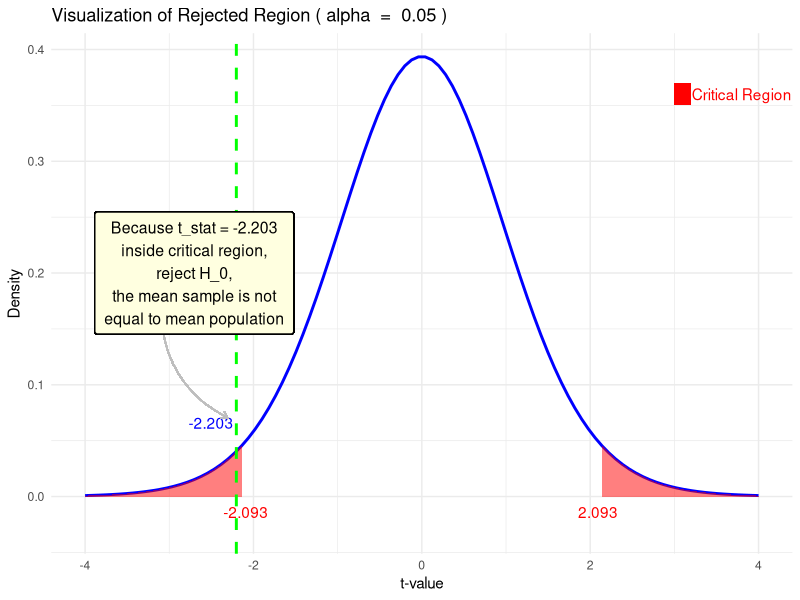

The R script that drew this image:
# Load necessary libraries
library(ggplot2)

# Step 1: Set up parameters
alpha <- 0.05
data <- c(9, 8.5, 7.6, 9.8, 10.5, 11.8, 10.9, 9.5, 7.6, 7.8, 8.7, 9.2, 10.6, 10, 11, 11.5, 7.5, 8.6, 7.8, 8.5)
mu <- 10

# Step 2: Perform the one-sample t-test
t_test_result <- t.test(data, mu = mu)

# Step 3: View the t-value
t_value <- t_test_result$statistic
hyp_mode <- "two-sided" # options: "two-sided", "left", "right"

# Step 4: Calculate degrees of freedom
df <- length(data) - 1

# Step 5: Generate the t-distribution data frame
x <- seq(-4, 4, length = 100)
y <- dt(x, df)
t_dist_data <- data.frame(x = x, y = y)

# Step 6: Create the base ggplot
p <- ggplot(t_dist_data, aes(x = x, y = y)) +
  geom_line(size = 1, color = "blue") +
  labs(title = paste("Visualization of Rejected Region (", expression(alpha), " = ", alpha, ")"), y = "Density", x = "t-value") +
  theme_minimal()

# Step 7: Add shaded regions based on hypothesis mode
if (hyp_mode == "two-sided") {
  critical_value <- qt(1 - alpha / 2, df)

  p <- p +
    geom_area(
      data = subset(t_dist_data, x >= critical_value),
      aes(y = y), fill = "red", alpha = 0.5
    ) +
    geom_area(
      data = subset(t_dist_data, x <= -critical_value),
      aes(y = y), fill = "red", alpha = 0.5
    )
} else if (hyp_mode == "left") {
  critical_value <- qt(alpha, df)

  p <- p +
    geom_area(
      data = subset(t_dist_data, x <= critical_value),
      aes(y = y), fill = "red", alpha = 0.5
    )
} else if (hyp_mode == "right") {
  critical_value <- qt(1 - alpha, df)

  p <- p +
    geom_area(
      data = subset(t_dist_data, x >= critical_value),
      aes(y = y), fill = "red", alpha = 0.5
    )
}

# Step 8: Add a vertical line for the t-value
p <- p +
  geom_vline(xintercept = t_value, color = "green", linetype = "dashed", size = 1) +
  annotate("text",
    x = t_value - 0.3, y = 0.05,
    label = round(t_value, 3),
    color = "blue", vjust = -1
  )

# Step 9: Add a curved annotation from the text to the vertical line
p <- p +
  geom_curve(
    aes(
      x = t_value - 0.8, y = 0.2,
      xend = t_value - 0.1, yend = 0.07
    ),
    curvature = 0.4,
    arrow = arrow(length = unit(0.2, "cm")),
    color = "grey"
  )

# Step 10: Add critical value annotation


# Step 11: Add conclusion annotation based on hypothesis mode and t-value
if (hyp_mode == "two-sided") {
  p <- p +
    annotate("text", x = critical_value, y = -0.03, label = round(critical_value, 3), color = "red", vjust = -1) +
    annotate("text", x = -critical_value, y = -0.03, label = round(-critical_value, 3), color = "red", vjust = -1)

  if (abs(t_value) > critical_value) {
    conclusion_text <- paste0("Because t_stat = ", round(t_value, 3), "\ninside critical region,\nreject H_0,\nthe mean sample is not\nequal to mean population")
  } else {
    conclusion_text <- paste0("Because t_stat =", round(t_value, 3), "\noutside critical region,\nfail to reject H_0,\nthe mean sample is\nequal to mean population")
  }
} else if (hyp_mode == "left") {
  p <- p +

    annotate("text", x = -critical_value, y = -0.03, label = round(-critical_value, 3), color = "red", vjust = -1)

  if (t_value < critical_value) {
    conclusion_text <- paste0("Because t_stat = ", round(t_value, 3), "\ninside critical region,\nreject H_0,\nthe mean sample is less\nthan to mean population")
  } else {
    conclusion_text <- paste0("Because t_stat = ", round(t_value, 3), "\noutside critical region,\nfail to reject H_0,\nthe mean sample is less\nthan to mean population")
  }
} else if (hyp_mode == "right") {
  p <- p +
    annotate("text", x = critical_value, y = -0.03, label = round(critical_value, 3), color = "red", vjust = -1)

  if (t_value > critical_value) {
    conclusion_text <- paste0("Because t_stat = ", round(t_value, 3), "\ninside critical region,\nreject H_0,\nthe mean sample is greater\nthan to mean population")
  } else {
    conclusion_text <- paste0("Because t_stat = ", round(t_value, 3), "\noutside critical region,\nfail to reject H_0,\nthe mean sample is not greater\nthan to mean population")
  }
}

# Step 12: Add the conclusion text as a box annotation in the top left corner
p <- p +
  geom_label(aes(x = t_value - 0.5, y = 0.2, label = conclusion_text),
    color = "black", fill = "lightyellow", size = 4,
    label.padding = unit(0.5, "lines"), label.size = 0.5
  ) +
  geom_rect(aes(xmin = 3, xmax = 3.2, ymin = .35, ymax = .37),
    alpha = 0.5,
    fill = "red"
  ) +
  annotate("text",
    x = 3.8,
    y = .36,
    label = "Critical Region",
    color = "red"
  )

# Display the plot
print(p)
